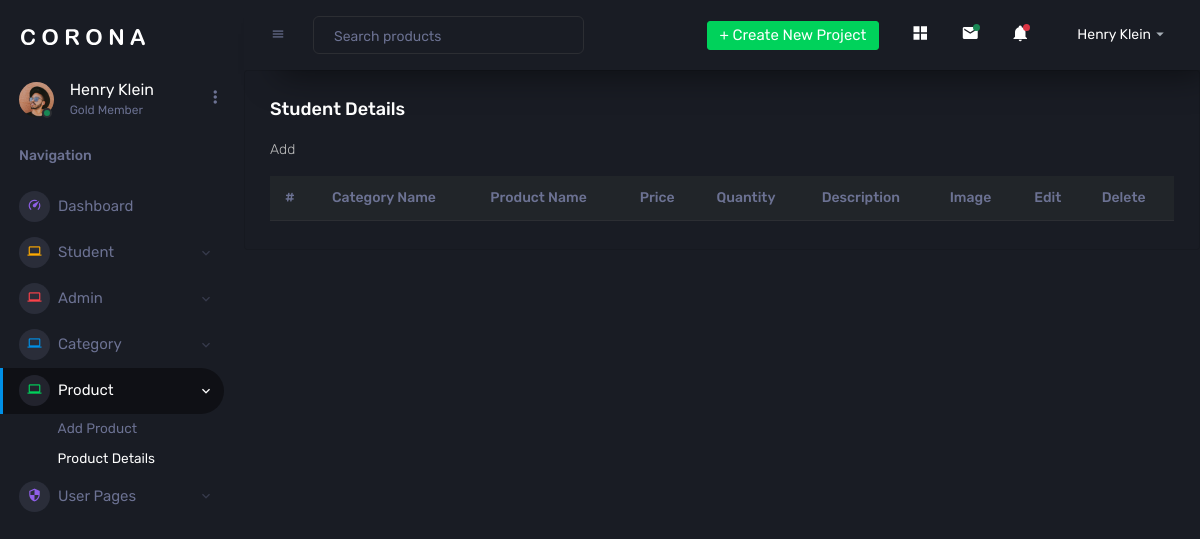
/displayproduct, run on an earlier commit of the app's database.
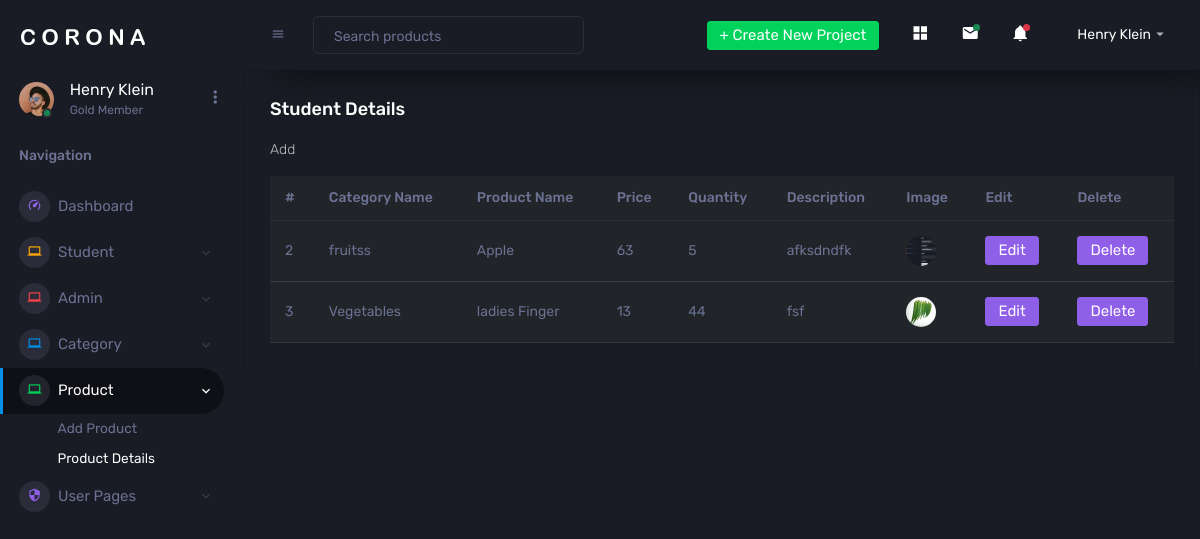
And on a later commit of the database.
### myapp/models.py (models this page shows)
class Product(models.Model):
    Cat=models.CharField(max_length=100, null=True, blank=True)
    Pro=models.CharField(max_length=100, null=True, blank=True)
    Name=models.CharField(max_length=100, null=True, blank=True)
    Price=models.IntegerField(null=True, blank=True)
    Quantity=models.IntegerField(null=True, blank=True)
    Desc=models.CharField(max_length=100, null=True, blank=True)
    Image=models.ImageField(upload_to="product", null=True, blank=True)

### myapp/views.py (the view)
# urls.py: path('displayproduct',views.displayproduct,name="displayproduct"),
def displayproduct(request):
    data=Product.objects.all()
    return render(request,"displayproduct.html",{'data':data})

### templates/displayproduct.html (shortened to what this page needs)
<!DOCTYPE html>
{% extends 'index.html' %}
{% block content %}
<html lang="en">
<head>
</head>
<body>
  <div class="col-lg-12 grid-margin stretch-card">
                <div class="card">
                  <div class="card-body">
                    <h4 class="card-title">Student Details</h4>
                    <p class="card-description">Add
                    </p>
                    <div class="table-responsive">
                      <table class="table table-dark">
                        <thead>
                          <tr>
                            <th> # </th>
                            <th> Category Name </th>
                            <th> Product Name </th>
                            <th> Price </th>
                              <th>Quantity</th>
                              <th>Description</th>
                              <th>Image</th>
                            <th> Edit </th>
                            <th> Delete </th>
                          </tr>
                        </thead>
                        <tbody>
                        {% for i in data %}
                          <tr>
                            <td>{{i.id}}</td>
                            <td>{{i.Cat}}</td>
                            <td>{{i.Pro}}</td>
                            <td>{{i.Price}}</td>
                            <td>{{i.Quantity}}</td>
                            <td>{{i.Desc}}</td>
                            <td>
                              <img src="{{i.Image.url}}" >
                            </td>
                            <td>
                            <form action="{% url 'editproduct' dataid=i.id %}">
                                <button class="btn edit btn-info">Edit</button>
                            </form>
                            </td>
                            <td>
                              <form action="{% url 'deleteproduct' dataid=i.id %}">
                                <button class="btn edit btn-info">Delete</button>
                            </form>
                            </td>
                          </tr>
                        {% endfor %}
                        </tbody>
                      </table>
                    </div>
                  </div>
                </div>
              </div>
</body>
</html>
{% endblock %}

### templates/index.html (shortened to what this page needs)
<!DOCTYPE html>
{% load static %}
<html lang="en">
  <head>
    <link rel="stylesheet" href="{% static 'assets/vendors/mdi/css/materialdesignicons.min.css' %}">
    <link rel="stylesheet" href="{% static 'assets/vendors/css/vendor.bundle.base.css' %}">
    <link rel="stylesheet" href="{% static 'assets/vendors/jvectormap/jquery-jvectormap.css' %}">
    <link rel="stylesheet" href="{% static 'assets/vendors/flag-icon-css/css/flag-icon.min.css' %}">
    <link rel="stylesheet" href="{% static 'assets/vendors/owl-carousel-2/owl.carousel.min.css' %}">
    <link rel="stylesheet" href="{% static 'assets/vendors/owl-carousel-2/owl.theme.default.min.css' %}">
    <link rel="stylesheet" href="{% static 'assets/css/style.css' %}">
  </head>
  <body>
    <div class="container-scroller">
      <nav class="sidebar sidebar-offcanvas" id="sidebar">
        <div class="sidebar-brand-wrapper d-none d-lg-flex align-items-center justify-content-center fixed-top">
          <a class="sidebar-brand brand-logo" href="index.html"><img src="{% static 'assets/images/logo.svg' %}" alt="logo" /></a>
        </div>
        <ul class="nav">
          <li class="nav-item profile">
            <div class="profile-desc">
              <div class="profile-pic">
                <div class="count-indicator">
                  <img class="img-xs rounded-circle " src="{% static 'assets/images/faces/face15.jpg' %}" alt="">
                  <span class="count bg-success"></span>
                </div>
                <div class="profile-name">
                  <h5 class="mb-0 font-weight-normal">Henry Klein</h5>
                  <span>Gold Member</span>
                </div>
              </div>
              <a href="#" id="profile-dropdown" data-bs-toggle="dropdown"><i class="mdi mdi-dots-vertical"></i></a>
            </div>
          </li>
          <li class="nav-item nav-category">
            <span class="nav-link">Navigation</span>
          </li>
          <li class="nav-item menu-items">
            <a class="nav-link" href="{% url 'index' %}">
              <span class="menu-icon">
                <i class="mdi mdi-speedometer"></i>
              </span>
              <span class="menu-title">Dashboard</span>
            </a>
          </li>
          <li class="nav-item menu-items">
            <a class="nav-link" data-bs-toggle="collapse" href="#ui-basic" aria-expanded="false" aria-controls="ui-basic">
              <span class="menu-icon">
                <i class="mdi mdi-laptop"></i>
              </span>
              <span class="menu-title">Student </span>
              <i class="menu-arrow"></i>
            </a>
          </li>
           <li class="nav-item menu-items">
            <a class="nav-link" data-bs-toggle="collapse" href="#ui-basic" aria-expanded="false" aria-controls="ui-basic">
              <span class="menu-icon">
                <i class="mdi mdi-laptop"></i>
              </span>
              <span class="menu-title">Admin </span>
              <i class="menu-arrow"></i>
            </a>
          </li>
           <li class="nav-item menu-items">
            <a class="nav-link" data-bs-toggle="collapse" href="#ui-basic" aria-expanded="false" aria-controls="ui-basic">
              <span class="menu-icon">
                <i class="mdi mdi-laptop"></i>
              </span>
              <span class="menu-title">Category </span>
              <i class="menu-arrow"></i>
            </a>
          </li>
           <li class="nav-item menu-items">
            <a class="nav-link" data-bs-toggle="collapse" href="#ui-basic" aria-expanded="false" aria-controls="ui-basic">
              <span class="menu-icon">
                <i class="mdi mdi-laptop"></i>
              </span>
              <span class="menu-title">Product </span>
              <i class="menu-arrow"></i>
            </a>
            <div class="collapse" id="ui-basic">
              <ul class="nav flex-column sub-menu">
                <li class="nav-item"> <a class="nav-link" href="{% url 'addproduct' %}"> Add Product</a></li>
                <li class="nav-item"> <a class="nav-link" href="{% url 'displayproduct' %}">Product Details</a></li>
              </ul>
            </div>
          </li>
          <li class="nav-item menu-items">
            <a class="nav-link" data-bs-toggle="collapse" href="#auth" aria-expanded="false" aria-controls="auth">
              <span class="menu-icon">
                <i class="mdi mdi-security"></i>
              </span>
              <span class="menu-title">User Pages</span>
              <i class="menu-arrow"></i>
            </a>
          </li>
        </ul>
      </nav>
      <div class="container-fluid page-body-wrapper">
        <nav class="navbar p-0 fixed-top d-flex flex-row">
          <div class="navbar-menu-wrapper flex-grow d-flex align-items-stretch">
            <button class="navbar-toggler navbar-toggler align-self-center" type="button" data-toggle="minimize">
              <span class="mdi mdi-menu"></span>
            </button>
            <ul class="navbar-nav w-100">
              <li class="nav-item w-100">
                <form class="nav-link mt-2 mt-md-0 d-none d-lg-flex search">
                  <input type="text" class="form-control" placeholder="Search products">
                </form>
              </li>
            </ul>
            <ul class="navbar-nav navbar-nav-right">
              <li class="nav-item dropdown d-none d-lg-block">
                <a class="nav-link btn btn-success create-new-button" id="createbuttonDropdown" data-bs-toggle="dropdown" aria-expanded="false" href="#">+ Create New Project</a>
              </li>
              <li class="nav-item nav-settings d-none d-lg-block">
                <a class="nav-link" href="#">
                  <i class="mdi mdi-view-grid"></i>
                </a>
              </li>
              <li class="nav-item dropdown border-left">
                <a class="nav-link count-indicator dropdown-toggle" id="messageDropdown" href="#" data-bs-toggle="dropdown" aria-expanded="false">
                  <i class="mdi mdi-email"></i>
                  <span class="count bg-success"></span>
                </a>
              </li>
              <li class="nav-item dropdown border-left">
                <a class="nav-link count-indicator dropdown-toggle" id="notificationDropdown" href="#" data-bs-toggle="dropdown">
                  <i class="mdi mdi-bell"></i>
                  <span class="count bg-danger"></span>
                </a>
              </li>
              <li class="nav-item dropdown">
                <a class="nav-link" id="profileDropdown" href="#" data-bs-toggle="dropdown">
                  <div class="navbar-profile">
                    <p class="mb-0 d-none d-sm-block navbar-profile-name">Henry Klein</p>
                    <i class="mdi mdi-menu-down d-none d-sm-block"></i>
                  </div>
                </a>
              </li>
            </ul>
          </div>
        </nav>
        <div class="main-panel">
          {% block content %}{% endblock %}
      </div>
    </div>
  </body>
</html>

What changed in the data, as far as the page shows it:
added Product: id "2", Cat "fruitss", Pro "Apple", Price "63", Quantity "5", Desc "afksdndfk", Image (picture)
added Product: id "3", Cat "Vegetables", Pro "ladies Finger", Price "13", Quantity "44", Desc "fsf", Image (picture)
